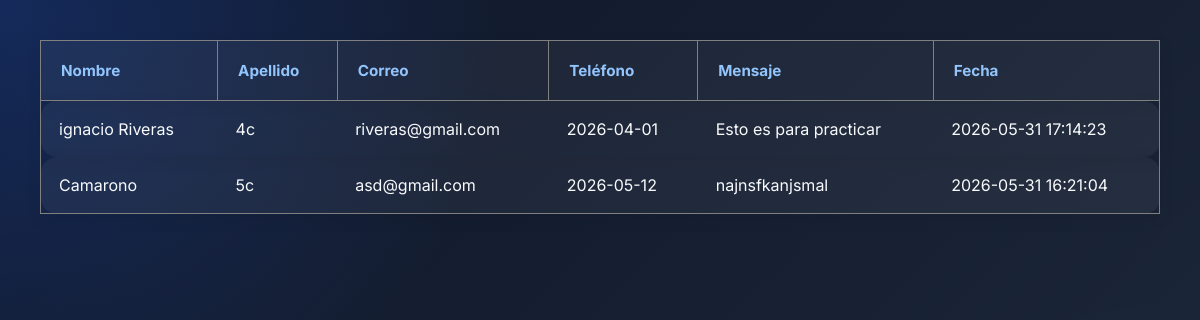
Page /registros on the committed database.
### tables this page shows
CREATE TABLE formulario (
    id INTEGER PRIMARY KEY AUTOINCREMENT,
    nombre TEXT NOT NULL,
    curso TEXT NOT NULL,
    correo TEXT NOT NULL,
    fecha TEXT NOT NULL,
    motivo TEXT NOT NULL,
    fecha_registro TIMESTAMP DEFAULT CURRENT_TIMESTAMP
);

### app.py (the view)
@app.route("/registros")
def registros():
    datos = mostrar_formularios()
    return render_template(
        "registros.html",
        registros=datos
    )

### database/consultas.py (called while the page is built)
def mostrar_formularios():
    conexion = sqlite3.connect("formularios.db")
    cursor = conexion.cursor()
    cursor.execute("""
    SELECT *
    FROM formulario
    ORDER BY fecha_registro DESC
    """)
    registros = cursor.fetchall()
    conexion.close()
    return registros

### templates/registros.html (shortened to what this page needs)
<!DOCTYPE html>
<html lang="en">
<head>
    <link rel="stylesheet" href="../static/css/registros.css">
</head>
<body>
    <table border="1">
    <tr>
        <th>Nombre</th>
        <th>Apellido</th>
        <th>Correo</th>
        <th>Teléfono</th>
        <th>Mensaje</th>
        <th>Fecha</th>
    </tr>
    {% for registro in registros %}
    <tr>
        <td>{{ registro[1] }}</td>
        <td>{{ registro[2] }}</td>
        <td>{{ registro[3] }}</td>
        <td>{{ registro[4] }}</td>
        <td>{{ registro[5] }}</td>
        <td>{{ registro[6] }}</td>
    </tr>
    {% endfor %}
</table>
</body>
</html>

### static/css/registros.css (style rules this page uses)
* { margin:0; padding:0; box-sizing:border-box; }
:root { --bg-1:#0f172a; --bg-2:#1e293b; --card:rgba(255,255,255,.08); --white:#ffffff; --text:#f8fafc; --text-soft:#cbd5e1; --border:rgba(255,255,255,.15); --blue:#3b82f6; --green:#22c55e; --shadow: 0 10px 30px rgba(0,0,0,.25); }
body { font-family:'Inter',sans-serif; min-height:100vh; padding:40px; color:var(--text); background: radial-gradient(circle at top left,#2563eb40,transparent 35%), radial-gradient(circle at bottom right,#22c55e30,transparent 35%), linear-gradient( 135deg, var(--bg-1), var(--bg-2) ); background-attachment:fixed; overflow-x:hidden; }
table { width:100%; border-collapse:separate; border-spacing:0 10px; padding:15px; }
tbody tr { background: rgba(255,255,255,.05); transition:.35s ease; box-shadow: 0 5px 15px rgba(0,0,0,.08); }
tbody td { padding:18px; border:none; color:#f8fafc; vertical-align:top; }
tbody tr td:first-child { border-top-left-radius:16px; border-bottom-left-radius:16px; }
tbody tr td:last-child { border-top-right-radius:16px; border-bottom-right-radius:16px; }
table { width:100%; border-collapse:collapse; }
th { padding:20px; text-align:left; color:#93c5fd; font-size:.95rem; font-weight:700; }
td { padding:20px; border-top: 1px solid rgba(255,255,255,.08); color:#f8fafc; }
tbody tr { transition:.3s; }

### rows in the picture
formulario: nombre "ignacio Riveras", curso "4c", correo "riveras@gmail.com", fecha "2026-04-01", motivo "Esto es para practicar", fecha_registro "2026-05-31 17:14:23"
formulario: nombre "Camarono", curso "5c", correo "asd@gmail.com", fecha "2026-05-12", motivo "najnsfkanjsmal", fecha_registro "2026-05-31 16:21:04"
